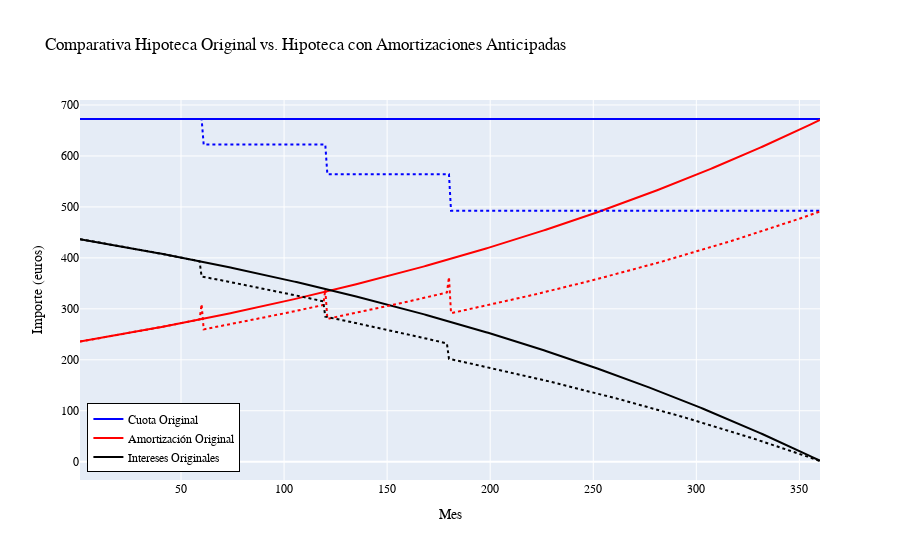

Write notebook code for a chart like this one.
### Code cell
# Ejemplo de uso con tipos de inyección combinados
capital_inicial = 149765
tasa_anual = 3.5
plazo_inicial_meses = 30 * 12 # 30 años
cuota_inicial_calculada = cuota_mensual(capital_inicial, tasa_anual, plazo_inicial_meses)


# Definir inyecciones con tipo de inyección
inyecciones_ejemplo_combinado = [
    {'mes_inyeccion': 60, 'capital_inyectado': 10000, 'tipo_inyeccion': 'cuota'},
    {'mes_inyeccion': 120, 'capital_inyectado': 10000, 'tipo_inyeccion': 'cuota'},
    {'mes_inyeccion': 180, 'capital_inyectado': 10000, 'tipo_inyeccion': 'cuota'}
]


# Simulación SIN inyecciones (hipoteca original)
df_hipoteca_original = simulacion_hipoteca_multiple_inyeccion( # Cambiamos nombre variable a original
    capital_inicial, tasa_anual, plazo_inicial_meses, cuota_inicial_calculada,
    inyecciones=[]) # Lista de inyecciones vacía = sin inyecciones


# Simulación con inyecciones combinadas
df_hipoteca_con_inyecciones = simulacion_hipoteca_multiple_inyeccion( # Cambiamos nombre variable a con_inyecciones
    capital_inicial, tasa_anual, plazo_inicial_meses, cuota_inicial_calculada,
    inyecciones=inyecciones_ejemplo_combinado)


# --- Cálculo del ahorro de intereses (comparado con hipoteca original) ---
ahorro_total_vs_original, intereses_sin_inyecciones, intereses_con_inyecciones = calcular_ahorro_intereses_multiple_inyeccion( # Calculamos el ahorro vs original
    capital_inicial, tasa_anual, plazo_inicial_meses, cuota_inicial_calculada,
    inyecciones=inyecciones_ejemplo_combinado)


print("Condiciones iniciales:") # Encabezado más descriptivo
print(f"  Capital inicial: {capital_inicial:,.2f} €") # Imprimir capital_inicial correctamente
print(f"  Tasa anual: {tasa_anual:.2f} %") # Imprimir tasa_anual correctamente
print(f"  Plazo inicial: {plazo_inicial_meses // 12} años") # Imprimir plazo en años

print("Inyecciones:") # Encabezado para inyecciones
for inyeccion in inyecciones_ejemplo_combinado: # Iterar sobre la lista de inyecciones
    print(f"  Mes: {inyeccion['mes_inyeccion']}, Capital: {inyeccion['capital_inyectado']:,.2f} €, Tipo: {inyeccion['tipo_inyeccion']}") # Imprimir cada inyección formateada


print("Resultados:") # Encabezado
print(f"Ahorro total de intereses (vs. Hipoteca Original): {ahorro_total_vs_original:,.2f} €") # Imprimimos el ahorro vs original
print(f"Intereses sin inyecciones: {intereses_sin_inyecciones:,.2f} €") # Imprimimos intereses sin inyecciones
print(f"Intereses con inyecciones: {intereses_con_inyecciones:,.2f} €")

plot_comparacion(df_hipoteca_original, df_hipoteca_con_inyecciones)

### Figure 1 — Plotly figure (JSON) as saved in the notebook; plotly's stock layout.template omitted (floating-point values rounded to 4 significant figures; data arrays with more than 128 entries replaced by an {"elided": "..."} marker saying what was removed)
{"data": [{"line": {"color": "blue"}, "mode": "lines", "name": "Cuota Original", "type": "scatter", "x": {"elided": "360 int values"}, "y": {"elided": "360 float values"}}, {"line": {"color": "red"}, "mode": "lines", "name": "Amortización Original", "type": "scatter", "x": {"elided": "360 int values"}, "y": {"elided": "360 float values"}}, {"line": {"color": "black"}, "mode": "lines", "name": "Intereses Originales", "type": "scatter", "x": {"elided": "360 int values"}, "y": {"elided": "360 float values"}}, {"line": {"color": "blue", "dash": "dot"}, "mode": "lines", "showlegend": false, "type": "scatter", "x": {"elided": "360 int values"}, "y": {"elided": "360 float values"}}, {"line": {"color": "red", "dash": "dot"}, "mode": "lines", "showlegend": false, "type": "scatter", "x": {"elided": "360 int values"}, "y": {"elided": "360 float values"}}, {"line": {"color": "black", "dash": "dot"}, "mode": "lines", "name": "Con Inyecciones", "showlegend": false, "type": "scatter", "x": {"elided": "360 int values"}, "y": {"elided": "360 float values"}}], "layout": {"font": {"color": "black", "family": "Courier New"}, "legend": {"bgcolor": "white", "bordercolor": "black", "borderwidth": 1, "font": {"family": "Arial"}, "title": {"font": {"color": "black"}}, "x": 0.01, "xanchor": "left", "y": 0.02, "yanchor": "bottom"}, "title": {"text": "Comparativa Hipoteca Original vs. Hipoteca con Amortizaciones Anticipadas"}, "xaxis": {"title": {"text": "Mes"}}, "yaxis": {"title": {"text": "Importe (euros)"}}}}
